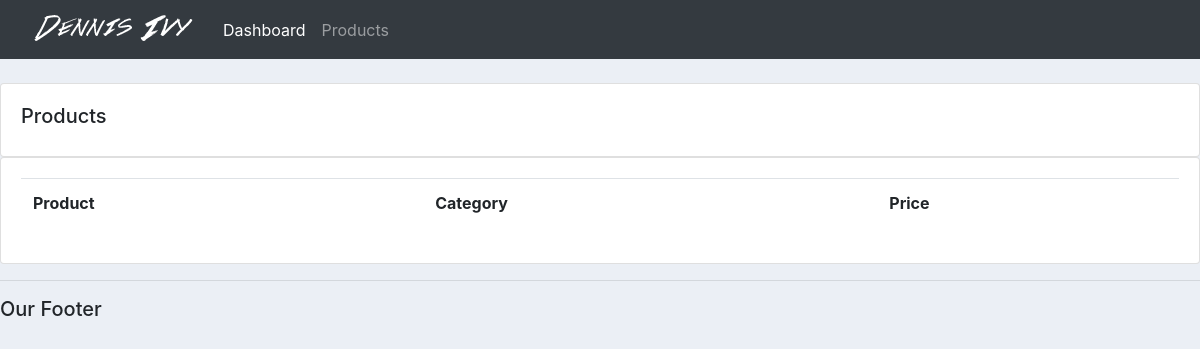
/product/, run on an earlier commit of the app's database.
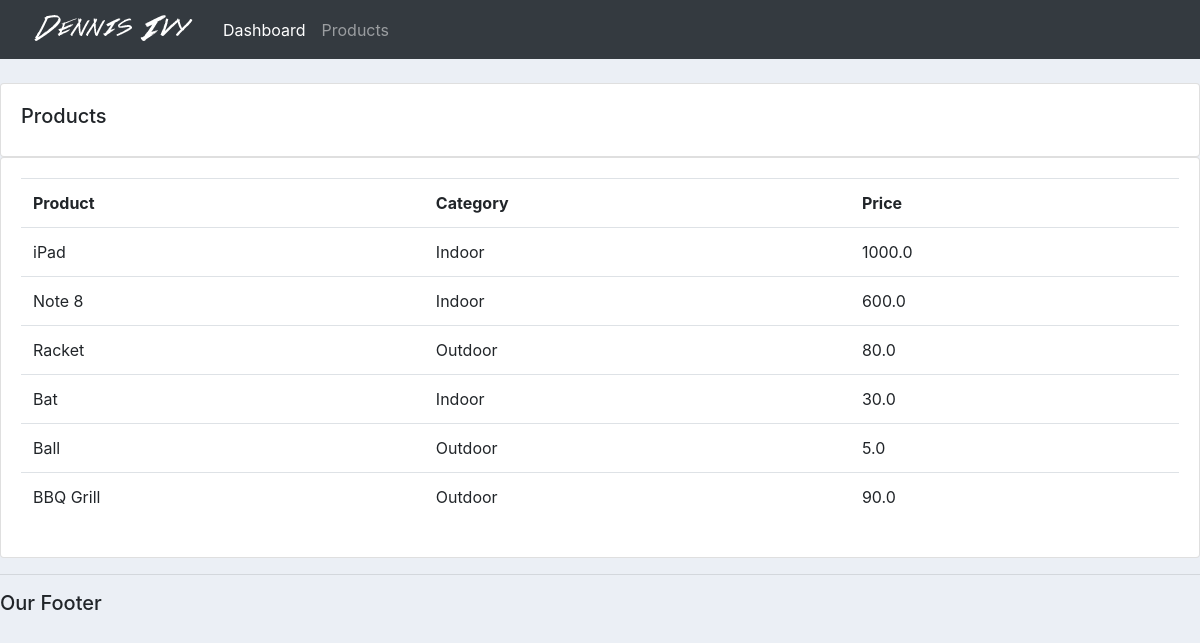
And on a later commit of the database.
### accounts/models.py (models this page shows, shortened)
class Product(models.Model):
    CATEGORY = (
        ('Indoor', 'Indoor'),
        ('Outdoor', 'Outdoor')
    )
    name = models.CharField(max_length=200, null=True)
    price = models.FloatField()
    category = models.CharField(max_length=200, null=True, choices=CATEGORY)
    description =  models.CharField(max_length=200, null=True, blank=True)
    date_created = models.DateTimeField(auto_now_add=True, null=True)
    tag = models.ManyToManyField(Tag)

### accounts/views.py (the view)
# urls.py: path('product/', views.product, name="product"),
def product(request):
    products = Product.objects.all()
    return render(request, 'accounts/products.html', {'products': products})

### accounts/templates/accounts/products.html
{% extends 'accounts/main.html' %}
{% block content %}
    <br>
    <div class="row">
        <div class="col-md">
            <div class="card card-body">
                <h5>Products</h5>
            </div>
            <div class="card card-body">
                <table class="table">
                    <tr>
                        <th>Product</th>
                        <th>Category</th>
                        <th>Price</th>
                    </tr>
                    {% for i in products %}
                        <tr>
                            <td>{{ i.name }}</td>
                            <td>{{ i.category }}</td>
                            <td>{{ i.price }}</td>
                        </tr>
                    {% endfor %}
                </table>
            </div>
        </div>
    </div>
{% endblock %}

What changed in the data, as far as the page shows it:
added Product: name "iPad", category "Indoor", price "1000.0"
added Product: name "Note 8", category "Indoor", price "600.0"
added Product: name "Racket", category "Outdoor", price "80.0"
added Product: name "Bat", category "Indoor", price "30.0"
added Product: name "Ball", category "Outdoor", price "5.0"
added Product: name "BBQ Grill", category "Outdoor", price "90.0"
